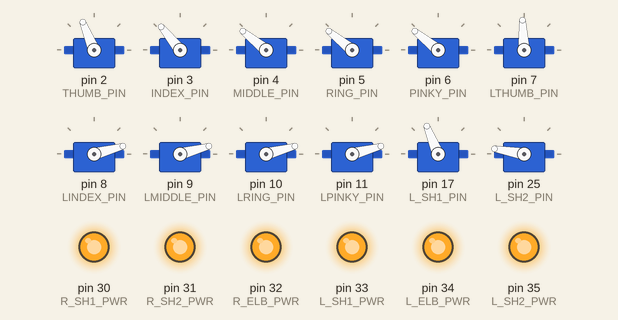
This sketch was run on a simulated Arduino Mega 2560, built with avr-gcc and run on an emulated ATmega2560. Parts: 12 × servo, output pins drawn as LEDs (lit = HIGH).

Above: at 1.91 s.
At 4.06 s:
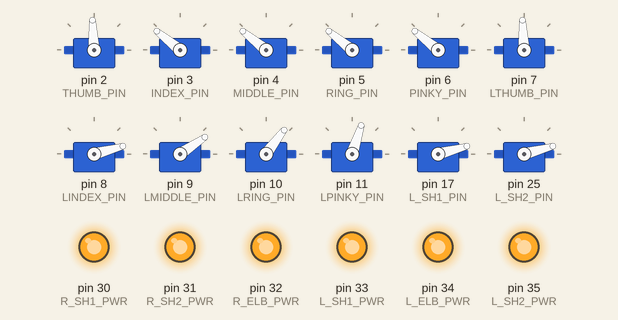
At 6.27 s:
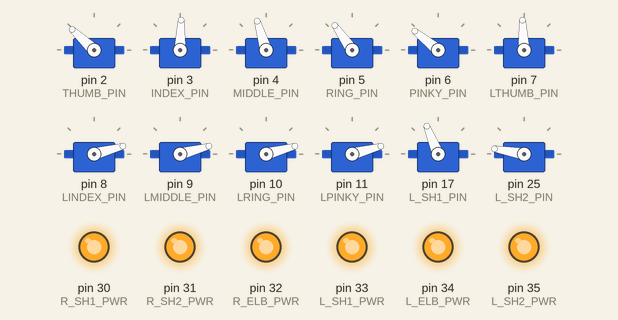
At 8.5 s:
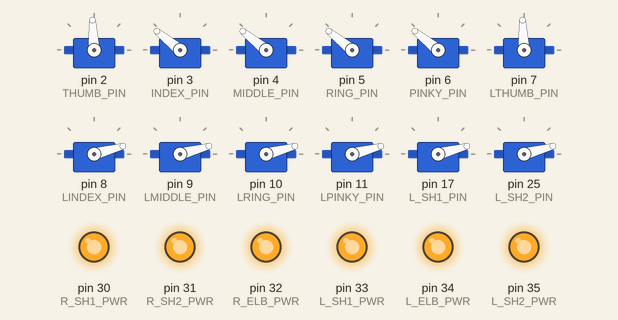
At 13.7 s:
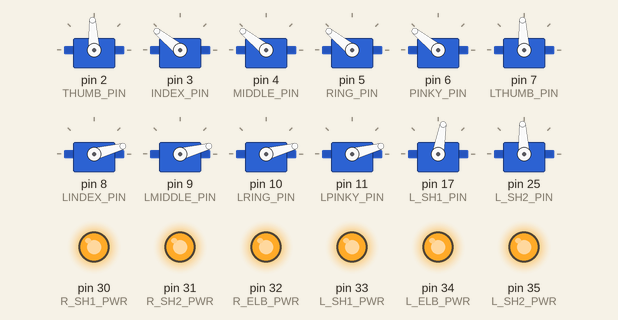
At 14.2 s:
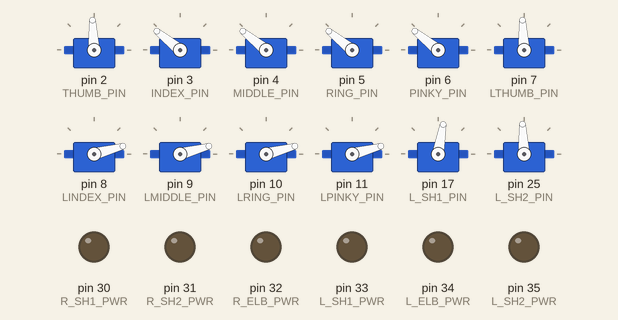
Timing chart, 0 to 15.7 s (numbered marks = the images above):
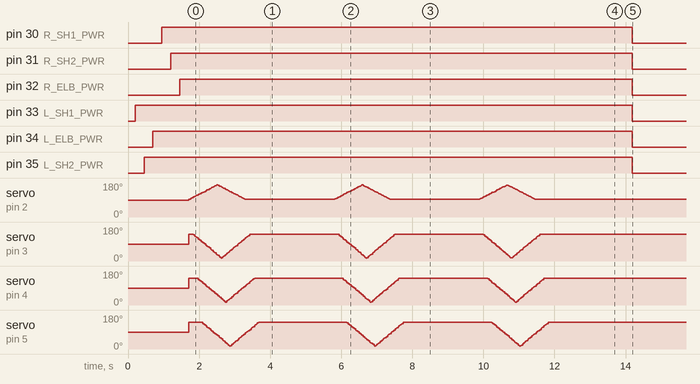

Measured:
- by itself, servo on pin 17 (L_SH1_PIN): repeats every 4.1 s: 80° 0.18 s, 15° 1.6 s, 80° 0.36 s, 112° 2.0 s, until it stays 80° from 13.6 s
- by itself, servo on pin 25 (L_SH2_PIN): repeats every 4.1 s: 93° 0.18 s, 15° 1.6 s, 93° 0.36 s, 170° 2.0 s, until it stays 93° from 13.6 s
- by itself, pin 30 (R_SH1_PWR), pin 31 (R_SH2_PWR), pin 32 (R_ELB_PWR), pin 33 (L_SH1_PWR), pin 34 (L_ELB_PWR), pin 35 (L_SH2_PWR): HIGH → LOW at 14.2 s

The sketch:

AllServosFeb10.ino
```cpp
#include <Servo.h>

// Tune these independently for better balance/control.

// LEFT arm timing (milliseconds)
// const unsigned long L_ARM_UP_MS    = 1800;
// const unsigned long L_ARM_PAUSE_MS = 180;
// const unsigned long L_ARM_DOWN_MS  = 2000;

// // RIGHT arm timing (milliseconds)
// const unsigned long R_ARM_UP_MS    = 1800;
// const unsigned long R_ARM_PAUSE_MS = 180;
// const unsigned long R_ARM_DOWN_MS  = 2000;


// // LEFT arm timing (milliseconds)
const unsigned long L_ARM_UP_MS    = 2000;
const unsigned long L_ARM_PAUSE_MS = 180;
const unsigned long L_ARM_DOWN_MS  = 1570;

// RIGHT arm timing (milliseconds)
const unsigned long R_ARM_UP_MS    = 2000;
const unsigned long R_ARM_PAUSE_MS = 180;
const unsigned long R_ARM_DOWN_MS  = 1900;

// ============================================================
// ================== ENABLE FLAGS (PER MAIN SERVO) ==================
// Set false to completely ignore that servo (no attach, no power, no writes)
const bool EN_L_SH1 = true;
const bool EN_L_ELB = true;
const bool EN_L_SH2 = true;

const bool EN_R_SH1 = true;
const bool EN_R_ELB = true;
const bool EN_R_SH2 = true;


const int REPEAT_COUNT = 3;

// ================== SPEED FACTORS ==================
// For continuous servos: speed is distance from neutral.
// 1.00 = unchanged, >1.00 faster, <1.00 slower.
const float L_SH1_SPEED = 1.00f;
const float L_SH2_SPEED = 1.00f;

const float R_SH1_SPEED = 1.25f;   // <-- make RIGHT faster than LEFT
const float R_SH2_SPEED = 1.00f;

// Safe clamp for servo pulses
const int SERVO_MIN_US = 600;
const int SERVO_MAX_US = 2400;

// ===== RIGHT HAND =====
#define THUMB_PIN   2
#define INDEX_PIN   3
#define MIDDLE_PIN  4
#define RING_PIN    5
#define PINKY_PIN   6

// ===== LEFT HAND =====
#define LTHUMB_PIN   7
#define LINDEX_PIN   8
#define LMIDDLE_PIN  9
#define LRING_PIN    10
#define LPINKY_PIN   11

// ================== ARM PIN MAP (YOUR LATEST) ==================
// LEFT ARM (signals): D17, D24, D25   (powers): D33, D34, D35
#define L_SH1_PIN 17
#define L_SH1_PWR 33

#define L_ELB_PIN 24
#define L_ELB_PWR 34

#define L_SH2_PIN 25
#define L_SH2_PWR 35

// RIGHT ARM (signals): D14, D15, D16  (powers): D30, D31, D32
#define R_SH1_PIN 14
#define R_SH1_PWR 30

#define R_SH2_PIN 15
#define R_SH2_PWR 31

#define R_ELB_PIN 16
#define R_ELB_PWR 32
// ===============================================================

// ===== Servos =====
Servo sThumb, sIndex, sMiddle, sRing, sPinky;
Servo sLThumb, sLIndex, sLMiddle, sLRing, sLPinky;

Servo sLSh1, sLSh2, sLElb;
Servo sRSh1, sRSh2, sRElb;

// ===== RIGHT HAND CAL =====
const int THUMB_OPEN  = 1500, THUMB_CLOSE  = 2300;
const int INDEX_OPEN  = 2000, INDEX_CLOSE  = 700;
const int MIDDLE_OPEN = 2000, MIDDLE_CLOSE = 700;
const int RING_OPEN   = 2000, RING_CLOSE   = 700;
const int PINKY_OPEN  = 2000, PINKY_CLOSE  = 700;

// ===== LEFT HAND (mirrored) =====
const int LTHUMB_OPEN  = 1500, LTHUMB_CLOSE  = 740;
const int LINDEX_OPEN  = INDEX_CLOSE,  LINDEX_CLOSE  = INDEX_OPEN;
const int LMIDDLE_OPEN = MIDDLE_CLOSE, LMIDDLE_CLOSE = MIDDLE_OPEN;
const int LRING_OPEN   = RING_CLOSE,   LRING_CLOSE   = RING_OPEN;
const int LPINKY_OPEN  = PINKY_CLOSE,  LPINKY_CLOSE  = PINKY_OPEN;

// ================== ARM CAL VALUES ==================
// LEFT SHOULDER #1 (continuous)
const int LSH1_DOWN    = 700;
const int LSH1_NEUTRAL = 1370;   // adjust if needed
const int LSH1_UP      = 1700;

// LEFT SHOULDER #2 (continuous)
const int LSH2_DOWN    = 700;
const int LSH2_NEUTRAL = 1500;   // TODO: replace with measured neutral
const int LSH2_UP      = 2300;

// LEFT ELBOW (positional)
const int LELB_OPEN    = 880;
const int LELB_CLOSE   = 1500;

// RIGHT SHOULDERS (continuous)
const int RSH1_DOWN    = 1300;
const int RSH1_NEUTRAL = 1460;
const int RSH1_UP      = 1900;

const int RSH2_DOWN    = 600;
const int RSH2_NEUTRAL = 1460;
const int RSH2_UP      = 2300;

// RIGHT ELBOW (positional)
const int RELB_OPEN    = 1200;
const int RELB_CLOSE   = 1800;
// ====================================================

// ===== TIMING (fingers wave) =====
const unsigned long PHASE_DELAY = 120;
const unsigned long HALF_MOVE   = 800;
const unsigned long UPDATE_MS   = 20;

// ===== STATE =====
unsigned long t0;
unsigned long lastUpdate = 0;
bool done = false;
int repeatsDone = 0;

// ===== Helpers =====
int clampUs(int us) {
  if (us < SERVO_MIN_US) return SERVO_MIN_US;
  if (us > SERVO_MAX_US) return SERVO_MAX_US;
  return us;
}

// For continuous servos: scale away/toward neutral.
// factor=1.0 -> unchanged. factor>1.0 -> faster, factor<1.0 -> slower.
int scaledPulse(int neutralUs, int targetUs, float factor) {
  float delta = (float)(targetUs - neutralUs);
  int out = (int)((float)neutralUs + delta * factor);
  return clampUs(out);
}

int lerpInt(int a, int b, float t) {
  return a + (int)((b - a) * t);
}

int wavePos(int openUs, int closeUs, long dt) {
  if (dt < 0) return openUs;

  if ((unsigned long)dt < HALF_MOVE) {
    return lerpInt(openUs, closeUs, (float)dt / (float)HALF_MOVE);
  }
  dt -= HALF_MOVE;

  if ((unsigned long)dt < HALF_MOVE) {
    return lerpInt(closeUs, openUs, (float)dt / (float)HALF_MOVE);
  }
  return openUs;
}

void powerOn(uint8_t pwrPin) {
  pinMode(pwrPin, OUTPUT);
  digitalWrite(pwrPin, HIGH);
  delay(250);
}

void powerOff(uint8_t pwrPin) {
  digitalWrite(pwrPin, LOW);
}

void setup() {
  // Fingers attach (kept as-is, you didn't ask to remove)
  sThumb.attach(THUMB_PIN);
  sIndex.attach(INDEX_PIN);
  sMiddle.attach(MIDDLE_PIN);
  sRing.attach(RING_PIN);
  sPinky.attach(PINKY_PIN);

  sLThumb.attach(LTHUMB_PIN);
  sLIndex.attach(LINDEX_PIN);
  sLMiddle.attach(LMIDDLE_PIN);
  sLRing.attach(LRING_PIN);
  sLPinky.attach(LPINKY_PIN);

  // Power pins default LOW first (safe) - ONLY for enabled servos
  if (EN_L_SH1) { pinMode(L_SH1_PWR, OUTPUT); digitalWrite(L_SH1_PWR, LOW); }
  if (EN_L_SH2) { pinMode(L_SH2_PWR, OUTPUT); digitalWrite(L_SH2_PWR, LOW); }
  if (EN_L_ELB) { pinMode(L_ELB_PWR, OUTPUT); digitalWrite(L_ELB_PWR, LOW); }

  if (EN_R_SH1) { pinMode(R_SH1_PWR, OUTPUT); digitalWrite(R_SH1_PWR, LOW); }
  if (EN_R_SH2) { pinMode(R_SH2_PWR, OUTPUT); digitalWrite(R_SH2_PWR, LOW); }
  if (EN_R_ELB) { pinMode(R_ELB_PWR, OUTPUT); digitalWrite(R_ELB_PWR, LOW); }

  // Attach arm servos + neutral/initial BEFORE power ON (only if enabled)
  if (EN_L_SH1) { sLSh1.attach(L_SH1_PIN); sLSh1.writeMicroseconds(LSH1_NEUTRAL); }
  if (EN_L_SH2) { sLSh2.attach(L_SH2_PIN); sLSh2.writeMicroseconds(LSH2_NEUTRAL); }
  if (EN_L_ELB) { sLElb.attach(L_ELB_PIN); sLElb.writeMicroseconds(LELB_OPEN); }

  if (EN_R_SH1) { sRSh1.attach(R_SH1_PIN); sRSh1.writeMicroseconds(RSH1_NEUTRAL); }
  if (EN_R_SH2) { sRSh2.attach(R_SH2_PIN); sRSh2.writeMicroseconds(RSH2_NEUTRAL); }
  if (EN_R_ELB) { sRElb.attach(R_ELB_PIN); sRElb.writeMicroseconds(RELB_OPEN); }

  delay(200);

  // Power ON (only if enabled)
  if (EN_L_SH1) powerOn(L_SH1_PWR);
  if (EN_L_SH2) powerOn(L_SH2_PWR);
  if (EN_L_ELB) powerOn(L_ELB_PWR);

  if (EN_R_SH1) powerOn(R_SH1_PWR);
  if (EN_R_SH2) powerOn(R_SH2_PWR);
  if (EN_R_ELB) powerOn(R_ELB_PWR);

  t0 = millis();
}

void loop() {
  if (done) return;

  unsigned long now = millis();
  if (now - lastUpdate < UPDATE_MS) return;
  lastUpdate = now;

  // Mexican wave timing offsets (10 fingers)
  long dt[10];
  for (int i = 0; i < 10; i++) dt[i] = (long)(now - (t0 + (unsigned long)i * PHASE_DELAY));

  // Fingers wave
  sThumb.writeMicroseconds(  wavePos(THUMB_OPEN,  THUMB_CLOSE,  dt[0]) );
  sIndex.writeMicroseconds(  wavePos(INDEX_OPEN,  INDEX_CLOSE,  dt[1]) );
  sMiddle.writeMicroseconds( wavePos(MIDDLE_OPEN, MIDDLE_CLOSE, dt[2]) );
  sRing.writeMicroseconds(   wavePos(RING_OPEN,   RING_CLOSE,   dt[3]) );
  sPinky.writeMicroseconds(  wavePos(PINKY_OPEN,  PINKY_CLOSE,  dt[4]) );

  sLThumb.writeMicroseconds(  wavePos(LTHUMB_OPEN,  LTHUMB_CLOSE,  dt[5]) );
  sLIndex.writeMicroseconds(  wavePos(LINDEX_OPEN,  LINDEX_CLOSE,  dt[6]) );
  sLMiddle.writeMicroseconds( wavePos(LMIDDLE_OPEN, LMIDDLE_CLOSE, dt[7]) );
  sLRing.writeMicroseconds(   wavePos(LRING_OPEN,   LRING_CLOSE,   dt[8]) );
  sLPinky.writeMicroseconds(  wavePos(LPINKY_OPEN,  LPINKY_CLOSE,  dt[9]) );

  // ----------------- Decoupled ARM timing -----------------
  unsigned long t = now - t0;

  // LEFT timeline
  unsigned long L_UP_END    = L_ARM_UP_MS;
  unsigned long L_PAUSE_END = L_UP_END + L_ARM_PAUSE_MS;
  unsigned long L_DOWN_END  = L_PAUSE_END + L_ARM_DOWN_MS;

  // RIGHT timeline
  unsigned long R_UP_END    = R_ARM_UP_MS;
  unsigned long R_PAUSE_END = R_UP_END + R_ARM_PAUSE_MS;
  unsigned long R_DOWN_END  = R_PAUSE_END + R_ARM_DOWN_MS;

  // Round complete when BOTH arms done
  unsigned long ROUND_TOTAL = (L_DOWN_END > R_DOWN_END) ? L_DOWN_END : R_DOWN_END;

  // Precompute scaled pulses for continuous shoulders
  const int LSH1_UP_S   = scaledPulse(LSH1_NEUTRAL, LSH1_UP,   L_SH1_SPEED);
  const int LSH1_DOWN_S = scaledPulse(LSH1_NEUTRAL, LSH1_DOWN, L_SH1_SPEED);

  const int LSH2_UP_S   = scaledPulse(LSH2_NEUTRAL, LSH2_UP,   L_SH2_SPEED);
  const int LSH2_DOWN_S = scaledPulse(LSH2_NEUTRAL, LSH2_DOWN, L_SH2_SPEED);

  const int RSH1_UP_S   = scaledPulse(RSH1_NEUTRAL, RSH1_UP,   R_SH1_SPEED);
  const int RSH1_DOWN_S = scaledPulse(RSH1_NEUTRAL, RSH1_DOWN, R_SH1_SPEED);

  const int RSH2_UP_S   = scaledPulse(RSH2_NEUTRAL, RSH2_UP,   R_SH2_SPEED);
  const int RSH2_DOWN_S = scaledPulse(RSH2_NEUTRAL, RSH2_DOWN, R_SH2_SPEED);

  // ========== LEFT ARM ==========
  if (t < L_UP_END) {
    if (EN_L_SH1) sLSh1.writeMicroseconds(LSH1_UP_S);
    if (EN_L_SH2) sLSh2.writeMicroseconds(LSH2_UP_S);
    if (EN_L_ELB) sLElb.writeMicroseconds(LELB_OPEN);

  } else if (t < L_PAUSE_END) {
    if (EN_L_SH1) sLSh1.writeMicroseconds(LSH1_NEUTRAL);
    if (EN_L_SH2) sLSh2.writeMicroseconds(LSH2_NEUTRAL);
    if (EN_L_ELB) sLElb.writeMicroseconds(LELB_OPEN);

  } else if (t < L_DOWN_END) {
    if (EN_L_SH1) sLSh1.writeMicroseconds(LSH1_DOWN_S);
    if (EN_L_SH2) sLSh2.writeMicroseconds(LSH2_DOWN_S);
    if (EN_L_ELB) sLElb.writeMicroseconds(LELB_CLOSE);

  } else {
    if (EN_L_SH1) sLSh1.writeMicroseconds(LSH1_NEUTRAL);
    if (EN_L_SH2) sLSh2.writeMicroseconds(LSH2_NEUTRAL);
  }

  // ========== RIGHT ARM ==========
  if (t < R_UP_END) {
    if (EN_R_SH1) sRSh1.writeMicroseconds(RSH1_UP_S);
    if (EN_R_SH2) sRSh2.writeMicroseconds(RSH2_UP_S);
    if (EN_R_ELB) sRElb.writeMicroseconds(RELB_OPEN);

  } else if (t < R_PAUSE_END) {
    if (EN_R_SH1) sRSh1.writeMicroseconds(RSH1_NEUTRAL);
    if (EN_R_SH2) sRSh2.writeMicroseconds(RSH2_NEUTRAL);
    if (EN_R_ELB) sRElb.writeMicroseconds(RELB_OPEN);

  } else if (t < R_DOWN_END) {
    if (EN_R_SH1) sRSh1.writeMicroseconds(RSH1_DOWN_S);
    if (EN_R_SH2) sRSh2.writeMicroseconds(RSH2_DOWN_S);
    if (EN_R_ELB) sRElb.writeMicroseconds(RELB_CLOSE);

  } else {
    if (EN_R_SH1) sRSh1.writeMicroseconds(RSH1_NEUTRAL);
    if (EN_R_SH2) sRSh2.writeMicroseconds(RSH2_NEUTRAL);
  }

  // ----------------- End of round -----------------
  if (t >= ROUND_TOTAL) {
    repeatsDone++;

    if (repeatsDone >= REPEAT_COUNT) {
      // Final stop posture
      if (EN_L_ELB) sLElb.writeMicroseconds(LELB_CLOSE);
      if (EN_R_ELB) sRElb.writeMicroseconds(RELB_CLOSE);
      delay(250);

      // Detach everything + power off
      // Fingers
      sThumb.detach(); sIndex.detach(); sMiddle.detach(); sRing.detach(); sPinky.detach();
      sLThumb.detach(); sLIndex.detach(); sLMiddle.detach(); sLRing.detach(); sLPinky.detach();

      // Arms (only if enabled)
      if (EN_L_SH1) { sLSh1.detach(); powerOff(L_SH1_PWR); }
      if (EN_L_SH2) { sLSh2.detach(); powerOff(L_SH2_PWR); }
      if (EN_L_ELB) { sLElb.detach(); powerOff(L_ELB_PWR); }

      if (EN_R_SH1) { sRSh1.detach(); powerOff(R_SH1_PWR); }
      if (EN_R_SH2) { sRSh2.detach(); powerOff(R_SH2_PWR); }
      if (EN_R_ELB) { sRElb.detach(); powerOff(R_ELB_PWR); }

      done = true;
    } else {
      t0 = millis(); // start next round
    }
  }
}
```
